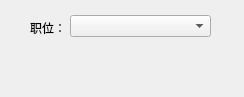
<?xml version="1.0" encoding="UTF-8"?>
<ui version="4.0">
 <class>MainWindow</class>
 <widget class="QMainWindow" name="MainWindow">
  <property name="geometry">
   <rect>
    <x>0</x>
    <y>0</y>
    <width>244</width>
    <height>97</height>
   </rect>
  </property>
  <property name="windowTitle">
   <string>MainWindow</string>
  </property>
  <widget class="QWidget" name="centralwidget">
   <widget class="QLabel" name="label">
    <property name="geometry">
     <rect>
      <x>30</x>
      <y>20</y>
      <width>41</width>
      <height>16</height>
     </rect>
    </property>
    <property name="text">
     <string>职位：</string>
    </property>
   </widget>
   <widget class="QComboBox" name="comboBox">
    <property name="geometry">
     <rect>
      <x>70</x>
      <y>15</y>
      <width>141</width>
      <height>22</height>
     </rect>
    </property>
   </widget>
   <widget class="QLabel" name="label_2">
    <property name="geometry">
     <rect>
      <x>35</x>
      <y>56</y>
      <width>171</width>
      <height>16</height>
     </rect>
    </property>
    <property name="text">
     <string/>
    </property>
   </widget>
  </widget>
 </widget>
 <resources/>
 <connections/>
</ui>
